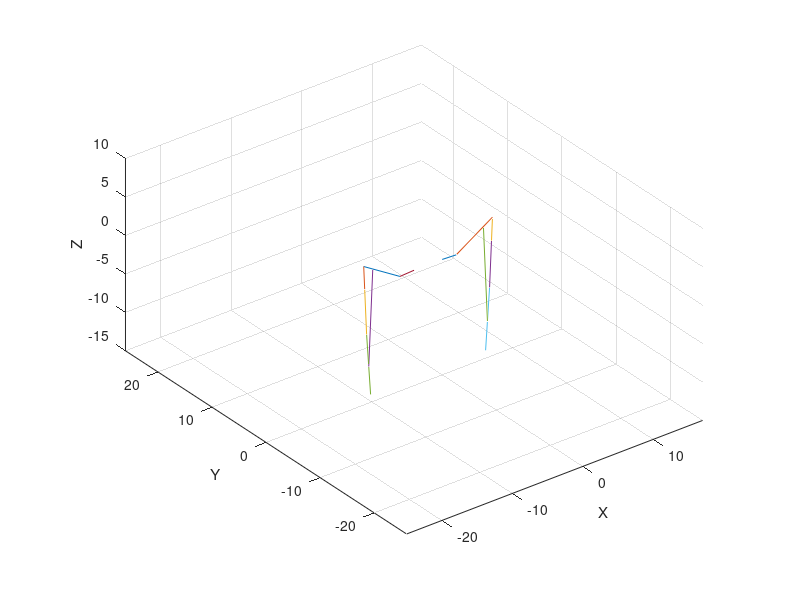

Here is the MATLAB script that generated this plot:
%with this code, we want to change the dimesions of the links of this
%mechanism where some of the parameters are optimised and we get maximum
%flap and highest velocity at the end links too

clc,clearvars;

%4 bar
l1=7;
l2=2;
l31=4.5;
l32=1.5;
l3=6;
l4=3;
l5=6;
l6=3.5;%this was earlier 4 and it can run at 3 too a/c grashof but we want to reduce it below 3 somehow
l7=8;

th2=0:0.1:6*pi;
th3=zeros(1,length(th2));
th4=zeros(1,length(th2));
bd=(l1^2+l2^2-2*l1*l2*cos(th2)).^0.5;
gama=acos((l3^2+l4^2-bd.^2)/(2*l3*l4));

for i=1:length(th2)
    th3(i)=2*atan((-l2*sin(th2(i))+l4*sin(gama(i)))/(l1+l3-l2*cos(th2(i))-l4*cos(gama(i))));
    th4(i)=2*atan((l2*sin(th2(i))-l3*sin(gama(i)))/(l4-l1-l2*cos(th2(i))-l3*cos(gama(i))));
end

%coordinates

bx=l2*cos(th2);
by=l2*sin(th2);

cx=l2*cos(th2)+l3*cos(th3);
cy=l2*sin(th2)+l3*sin(th3);

dx=l1;
dy=0;

ex=(l31*cx+l32*bx)/(l31+l32);
ey=(l31*cy+l32*by)/(l31+l32);

%ratios for f m=l4+l5, n=l5
m=l4+l5;
n=l5;
fx=(m*dx-n*cx)/(m-n);
fy=(m*dy-n*cy)/(m-n);

%solve for gx and gy using the concept of
%point at a distance on a line
for i=1:length(th2)
    p=abs(dy-cy(i));
    b=abs(dx-cx(i));
    h=(p.^2+b.^2).^0.5;
    slope=p/b;

    r=l4+l5+l6;
    gx(i)=ex(i)+r*b/h;
    gy(i)=ey(i)-r*p/h;
end

%solve for hx and hy using the concept of
%point at a distance on a line
for i=1:length(th2)
    p=abs(fy(i)-gy(i));
    b=(fx(i)-gx(i));
    h=(p.^2+b.^2).^0.5;
    slope=p/b;

    r=l7;
    hx(i)=fx(i)-r*b/h;
    hy(i)=fy(i)-r*p/h;
end

for i=1:length(th2)
    %for 1 side of the wing
    plot3([0,bx(i)],[0,0],[0,by(i)]);
    hold on;
    plot3([bx(i),cx(i)],[0,0],[by(i),cy(i)]);
    hold on;
    plot3([cx(i),dx],[0,0],[cy(i),dy]);
    hold on;
    plot3([dx,fx(i)],[0,0],[dy,fy(i)]);
    hold on;
    plot3([ex(i),gx(i)],[0,0],[ey(i),gy(i)]);
    hold on;
    plot3([fx(i),hx(i)],[0,0],[fy(i),hy(i)]);
    hold on;
    %plot((cx(1:i)+dx)/2,(cy(1:i)+dy)/2,'c--');
    %other side of the wing
    plot3([0-2*l2,-bx(i)-2*l2],[0,0],[0,by(i)]);
    hold on;
    plot3([-bx(i)-2*l2,-cx(i)-2*l2],[0,0],[by(i),cy(i)]);
    hold on;
    plot3([-cx(i)-2*l2,-dx-2*l2],[0,0],[cy(i),dy]);
    hold on;
    plot3([-dx-2*l2,-fx(i)-2*l2],[0,0],[dy,fy(i)]);
    hold on;
    plot3([-ex(i)-2*l2,-gx(i)-2*l2],[0,0],[ey(i),gy(i)]);
    hold on;
    plot3([-fx(i)-2*l2,-hx(i)-2*l2],[0,0],[fy(i),hy(i)]);
    hold on;
    % Axis and Labels
    axis([-25, 17, -26, 26, -15, 10]);
    xlabel('X');
    ylabel('Y');
    zlabel('Z'); 
    grid on;
    drawnow;
    hold off;
    
end

view(3);  % Set view to 3D
axis equal;  % Equal scaling for all axes

whos
